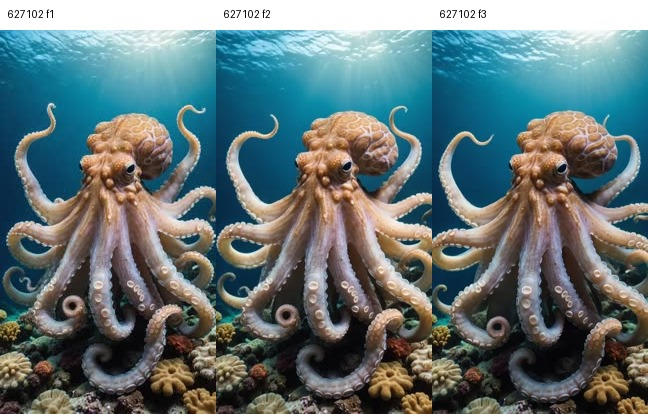
#> input picture benchmark/review_artifacts/cat1_octopus_b_seed627102/contact.jpg, 648 x 414 px; its folder holds only this picture in this run
$ python -i make_plain_saturn_v02.py   (imports and definitions only)
#> lines starting #> are read from the running program, lines starting #| are printed output that depends on the picture
#> further down, picture is the input picture: PIL image 648x414 RGB; mean R, G, B 99, 117.2, 119.3
#!/usr/bin/env python3
from pathlib import Path
from PIL import Image, ImageEnhance
ROOT=Path('/mnt/c/dev/curious-shorts/test_cases/saturn_hexagon_storm')
W,H=1080,1920
def fit(img):
 img=img.convert('RGB'); iw,ih=img.size; scale=max(W/iw,H/ih); nw,nh=int(iw*scale),int(ih*scale)
#> after `iw, ih = img.size`: iw = 648; ih = 414
#> after `scale = max(W / iw, H / ih)`: scale = 4.64
#> after `nw, nh = (int(iw * scale), int(ih * scale))`: nw = 3005; nh = 1920
 img=img.resize((nw,nh), Image.Resampling.LANCZOS)
 return img.crop(((nw-W)//2,(nh-H)//2,(nw-W)//2+W,(nh-H)//2+H))
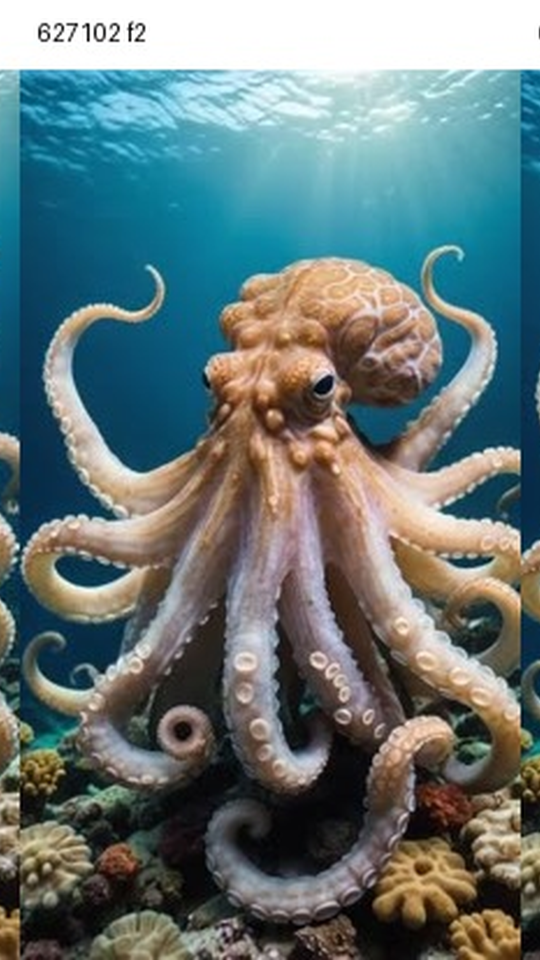
#> returned value: PIL image 1080x1920 RGB (shown at 1/2 size); mean R, G, B 101.4, 119, 120.1
srcs=sorted((ROOT/'assets/source_wan_template_v01').glob('*.jpg'))
# [1 line not run here, left out]
# choose varied views, no overlays, no shapes, no labels to prevent Wan text hallucination
order=[0,1,2,3,1]
# [6 lines not run here, left out]

>>> from PIL import Image
>>> picture = Image.open('../benchmark/review_artifacts/cat1_octopus_b_seed627102/contact.jpg')
>>> result = fit(picture)
